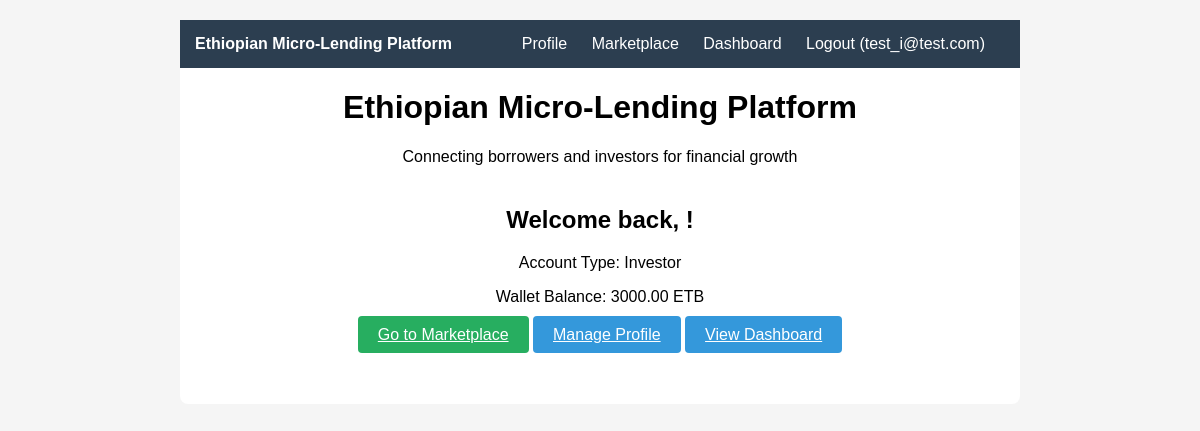
The page / (signed in) on the database its author committed.
### accounts/models.py (models this page shows, shortened)
class User(AbstractBaseUser, PermissionsMixin):
    ROLE_CHOICES = (
        ('BORROWER', 'Borrower'),
        ('INVESTOR', 'Investor'),
        ('ADMIN', 'Admin'),
    )
    email = models.EmailField(unique=True)
    full_name = models.CharField(max_length=255)
    role = models.CharField(max_length=20, choices=ROLE_CHOICES)
    is_active = models.BooleanField(default=True)
    is_staff = models.BooleanField(default=False)
    date_joined = models.DateTimeField(auto_now_add=True)
    objects = UserManager()
    USERNAME_FIELD = 'email'
    REQUIRED_FIELDS = []

class Wallet(models.Model):
    class Status(models.TextChoices):
        ACTIVE = "ACTIVE"
        FROZEN = "FROZEN"
    user = models.OneToOneField(User, on_delete=models.CASCADE)
    balance = models.DecimalField(max_digits=14, decimal_places=2, default=0.00)
    locked_balance = models.DecimalField(max_digits=14, decimal_places=2, default=0.00)
    currency = models.CharField(max_length=10, default='ETB')
    status = models.CharField(max_length=10, choices=Status.choices, default=Status.ACTIVE)
    updated_at = models.DateTimeField(auto_now=True)

### accounts/views.py (the view)
# urls.py: path('', views.home_view, name='home'),
def home_view(request):
    return render(request, 'home.html')

### templates/home.html
{% extends 'base.html' %}
{% block content %}
<div class="text-center">
    <h1>Ethiopian Micro-Lending Platform</h1>
    <p>Connecting borrowers and investors for financial growth</p>
    {% if not user.is_authenticated %}
    <div style="margin: 40px 0;">
        <a href="{% url 'register' %}" class="btn btn-success" style="margin: 10px;">Get Started</a>
        <a href="{% url 'login' %}" class="btn" style="margin: 10px;">Login</a>
    </div>
    <div style="display: flex; justify-content: space-around; margin: 40px 0;">
        <div class="card" style="width: 45%;">
            <h3>For Borrowers</h3>
            <ul style="text-align: left;">
                <li>Quick loan approval process</li>
                <li>Competitive interest rates</li>
                <li>Flexible repayment terms</li>
                <li>Credit score improvement</li>
            </ul>
        </div>
        <div class="card" style="width: 45%;">
            <h3>For Investors</h3>
            <ul style="text-align: left;">
                <li>Earn attractive returns</li>
                <li>Diversify your portfolio</li>
                <li>Support local businesses</li>
                <li>Transparent risk assessment</li>
            </ul>
        </div>
    </div>
    {% else %}
    <div style="margin: 40px 0;">
        <h2>Welcome back, {{ user.full_name }}!</h2>
        <p>Account Type: {{ user.get_role_display }}</p>
        <p>Wallet Balance: {{ user.wallet.balance }} ETB</p>
        <div style="margin: 20px 0;">
            <a href="{% url 'marketplace' %}" class="btn btn-success">Go to Marketplace</a>
            <a href="{% url 'profile' %}" class="btn">Manage Profile</a>
            <a href="{% url 'loan_dashboard' %}" class="btn">View Dashboard</a>
        </div>
    </div>
    {% endif %}
</div>
{% endblock %}

### templates/base.html (shortened to what this page needs)
<!DOCTYPE html>
<html>
<head>
</head>
<body>
    <div class="container">
        <div class="nav">
            <strong>Ethiopian Micro-Lending Platform</strong>
            {% if user.is_authenticated %}
                <span style="float: right;">
                    <a href="{% url 'profile' %}">Profile</a>
                    <a href="{% url 'marketplace' %}">Marketplace</a>
                    <a href="{% url 'loan_dashboard' %}">Dashboard</a>
                    <a href="{% url 'logout' %}">Logout ({{ user.email }})</a>
                </span>
            {% else %}
                <span style="float: right;">
                    <a href="{% url 'login' %}">Login</a>
                    <a href="{% url 'register' %}">Register</a>
                </span>
            {% endif %}
        </div>
        {% block content %}{% endblock %}
    </div>
</body>
</html>

### templates/base.html (style rules this page uses)
body { font-family: Arial, sans-serif; margin: 0; padding: 20px; background: #f5f5f5; }
.container { max-width: 800px; margin: 0 auto; background: white; padding: 20px; border-radius: 8px; }
.nav { background: #2c3e50; color: white; padding: 15px; margin: -20px -20px 20px -20px; }
.nav a { color: white; text-decoration: none; margin-right: 20px; }
.btn { background: #3498db; color: white; padding: 10px 20px; border: none; border-radius: 4px; cursor: pointer; }
.btn-success { background: #27ae60; }
.text-center { text-align: center; }

### rows shown on the page
User: email "test_i@test.com", role "Investor", wallet.balance "3000.00"
